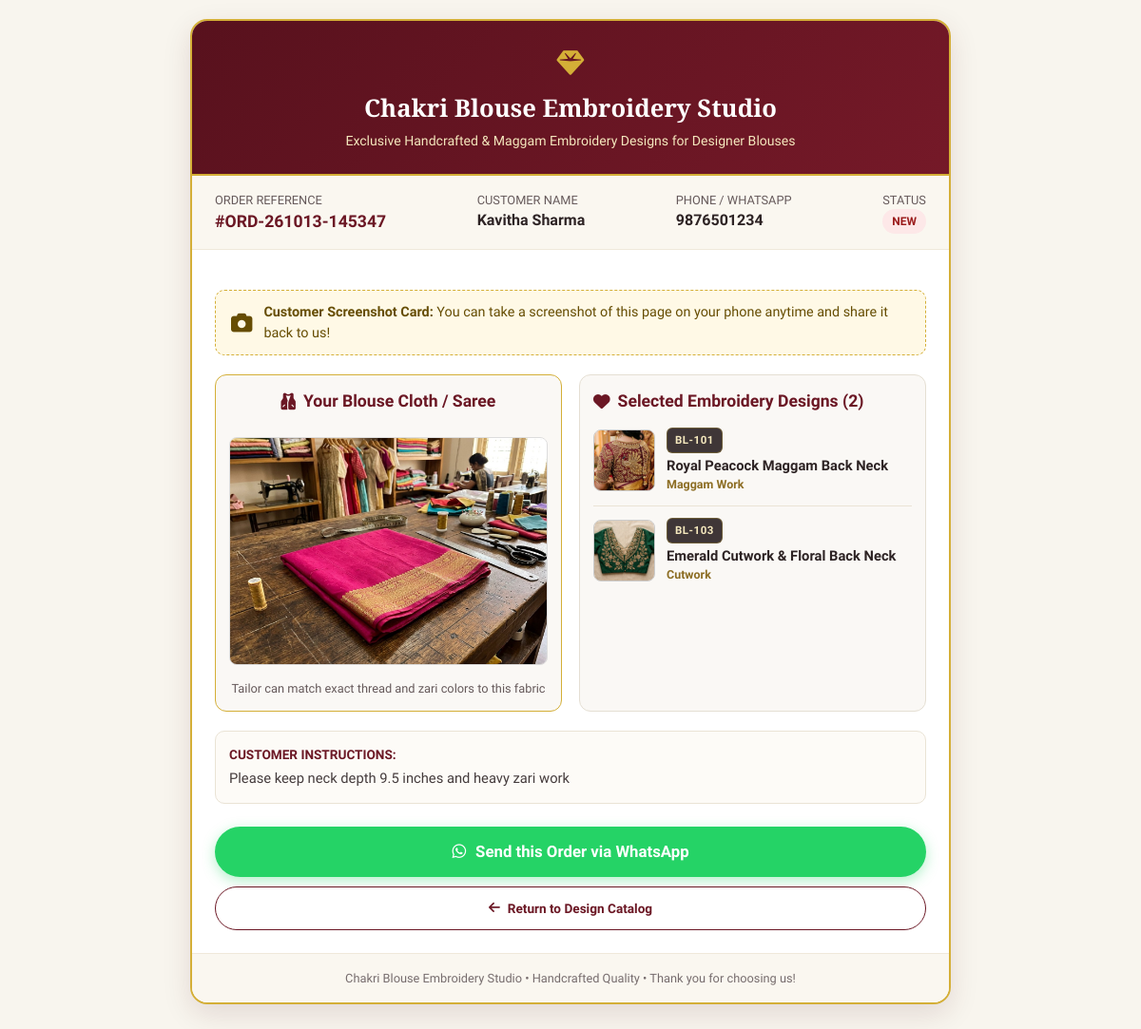
Page /order/ORD-261013-145347 on the earlier database version.
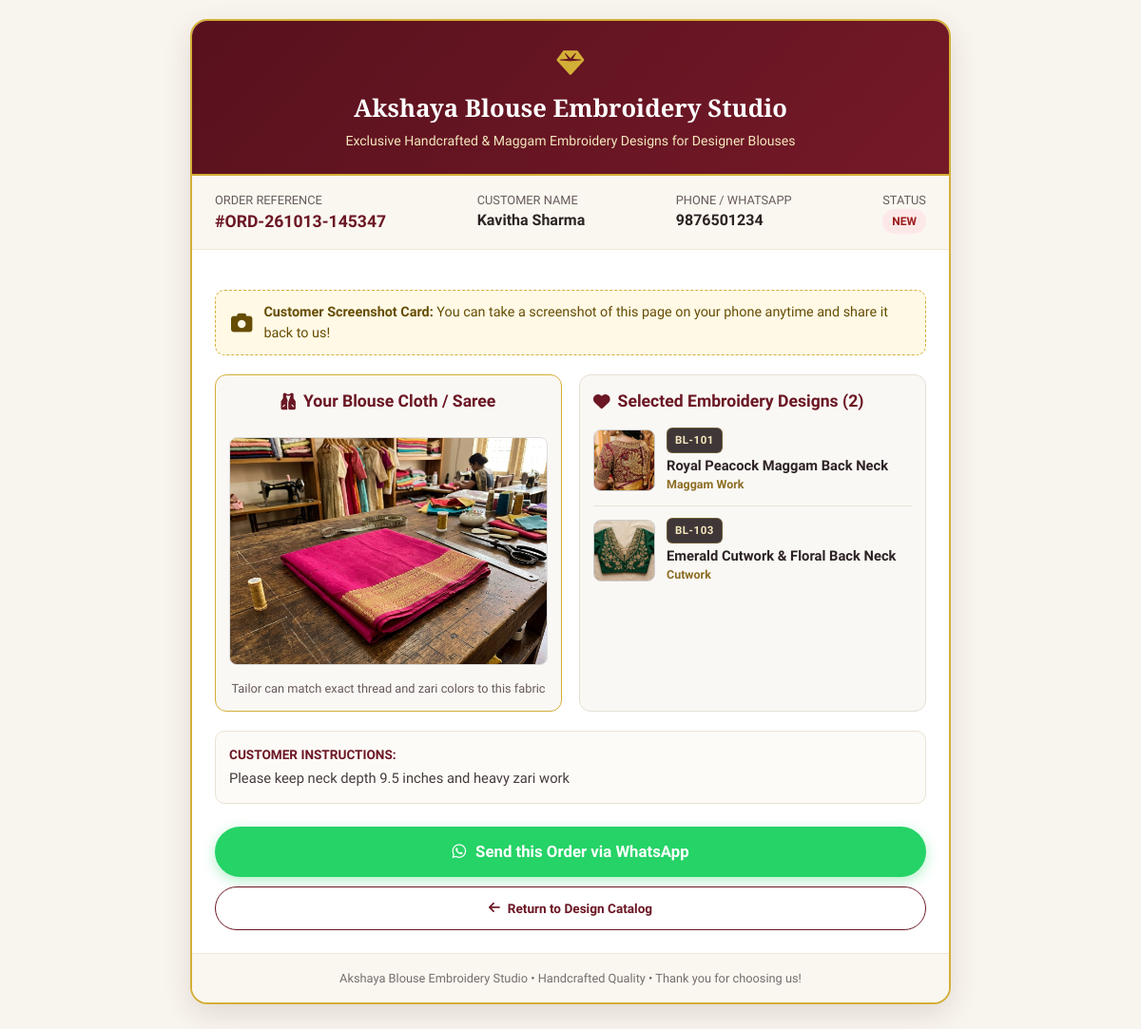
Same page on the later database version.
### tables this page shows
CREATE TABLE settings (
        key TEXT PRIMARY KEY,
        value TEXT NOT NULL
    );

### app.py (the view)
@app.get("/order/{order_code}", response_class=HTMLResponse)
async def view_order_summary(request: Request, order_code: str):
    order = db.get_order_by_code(order_code)
    if not order:
        raise HTTPException(status_code=404, detail="Order not found")
    selected_designs = db.get_designs_by_ids(order.get("selected_design_ids", []))
    settings = db.get_settings()
    return templates.TemplateResponse(request, "order_summary.html", {
        "order": order,
        "designs": selected_designs,
        "settings": settings,
        "base_url": get_base_url(request)
    })

### templates/order_summary.html (shortened to what the changed rows need)
<!DOCTYPE html>
<html lang="en">
<head>
  <link rel="stylesheet" href="https://cdnjs.cloudflare.com/ajax/libs/font-awesome/6.5.1/css/all.min.css">
  <link rel="stylesheet" href="/static/css/style.css">
</head>
<body>
  <div class="receipt-container">
    <div class="receipt-header">
      <div style="font-size: 1.8rem; color: #D4AF37; margin-bottom: 6px;">
        <i class="fa-solid fa-gem"></i>
      </div>
      <h1 class="receipt-title font-serif">{{ settings.business_name }}</h1>
      <p style="color: #F4E7BD; font-size: 0.88rem;">{{ settings.tagline }}</p>
    </div>
    <div class="receipt-meta">
      <div>
      </div>
      <div>
      </div>
      <div>
      </div>
      <div>
      </div>
    </div>
    <div style="padding: 24px;">
      <div class="screenshot-banner">
      </div>
      <div class="visual-comparison-grid">
      </div>
      {% if order.customer_notes %}
      <div style="background: #FDFBF7; border: 1px solid #EAE3D5; border-radius: 10px; padding: 14px; margin-top: 14px;">
      </div>
      {% endif %}
      <div style="margin-top: 24px; display: flex; flex-direction: column; gap: 10px;">
      </div>
    </div>
    <div style="background: #FAF7F0; padding: 16px; text-align: center; font-size: 0.8rem; color: #776D6E; border-top: 1px solid #EFE8DA;">
      {{ settings.business_name }} &bull; Handcrafted Quality &bull; Thank you for choosing us!
    </div>
  </div>
</body>
</html>

Differences in the rows shown:
changed settings: business_name "Chakri Blouse Embroidery Studio" → "Akshaya Blouse Embroidery Studio"
